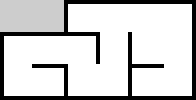
#> input picture path_planning/maps/project_map_4x.pgm, 196 x 100 px
$ python grid.py
#> lines starting #> are read from the running program, lines starting #| are printed output that depends on the picture; after the words box and inside, x2 and y2 are one past the last pixel; in counts of white or black regions, pixels touching at a corner belong together
import numpy as np
import cv2
import sys

def c_space_map(map: np.array, robot_radius = 10) -> np.array:
    ROBOTRADIUS = robot_radius

    color_c_space = 205

    def limits(x, y, map_shape):
        return 0 < x < map_shape[0] and 0 < y < map_shape[1]

    new_map = map
    shape = map.shape
    for x in range(shape[0]):
        for y in range(shape[1]):
            if map[x][y] == 0:
                for x_radio in range(1, ROBOTRADIUS + 1):
                    if limits(x + x_radio, y, shape) and map[x + x_radio][y] != 0:
                        new_map[x + x_radio][y] = color_c_space
                for y_radio in range(1, ROBOTRADIUS + 1):
                    if limits(x, y + y_radio, shape) and map[x][ y + y_radio] != 0:
                        new_map[x][y + y_radio] = color_c_space
                for x_radio in range(1, ROBOTRADIUS + 1):
                    if limits(x - x_radio, y, shape) and map[x - x_radio][y] != 0:
                        new_map[x - x_radio][y] = color_c_space
                for y_radio in range(1, ROBOTRADIUS + 1):
                    if limits(x, y - y_radio, shape) and map[x][y - y_radio] != 0:
                        new_map[x][y - y_radio] = color_c_space

    return new_map

class State(object):

    def __init__(self, node_id, pixmap, cell_size=(7, 7)) -> None:
        self.node_id = node_id      # Current cell coordinate (x, y)
        # Map image. For example, in ROS format (-1: unknown, 0: free, 100: busy)
        self.pixmap = pixmap
        self.cell_size = cell_size  # Cell size in pixels ( without walls )
        # Action to get this state. Initial state must have a None value.
        self.prev_action = None
        self.parent = None          # Previous state

    # IMPLEMENT ME!
    def expand(self):
        successors = list()

        def limits(x: int, y: int) -> bool:
            shape = self.pixmap.shape
            return 0 < x < shape[0] - 7 and 0 < y < shape[1] - 7

        def create_state(node_id: tuple, pixmap: np.array, parent: State, action: str) -> State:
            state = State(node_id, pixmap)
            state.parent = parent
            state.prev_action = action
            return state

        def detect_wall(origin: tuple, destin: tuple) -> bool:
            if limits(destin[0]+1, destin[1]+1):
                if destin[0] <= origin[0]:
                    aux_map = self.pixmap[destin[0]:origin[0]+1, origin[1]:destin[1]+1]
                elif origin[0] <= destin[0]:
                    aux_map = self.pixmap[origin[0]:destin[0]+1, origin[1]:destin[1]+1]
                if destin[1] < origin[1]:
                    aux_map = self.pixmap[destin[0]:origin[0]+1, destin[1]:origin[1]+1]
                elif origin[1] <= destin[1]:
                    aux_map = self.pixmap[origin[0]:destin[0]+1, origin[1]:destin[1]+1]
                if 205 in aux_map or 0 in aux_map:
                    return True
                else:
                    return False
            return True

        x_state = self.node_id[0]
        y_state = self.node_id[1]

        west = self.node_id
        east = self.node_id
        north = self.node_id
        south = self.node_id

        if limits(x_state - self.cell_size[0], y_state):
            west = (x_state - self.cell_size[0], y_state)
        if limits(x_state + self.cell_size[0], y_state):
            east = (x_state + self.cell_size[0], y_state)
        if limits(x_state, y_state + self.cell_size[1]):
            south = (x_state, y_state + self.cell_size[1])
        if limits(x_state, y_state - self.cell_size[1]):
            north = (x_state, y_state - self.cell_size[1])

        if not detect_wall(self.node_id, north):
            successors.append(create_state(north, self.pixmap, self, "go_north"))

        if not detect_wall(self.node_id, south):
            successors.append(create_state(south, self.pixmap, self, "go_south"))

        if not detect_wall(self.node_id, west):
            successors.append(create_state(west, self.pixmap, self, "go_west"))

        if not detect_wall(self.node_id, east):
            successors.append(create_state(east, self.pixmap, self, "go_east"))

        return successors

    def __eq__(self, other):
        if isinstance(other, State):
            return self.node_id == other.node_id
        else:
            return False

    def __hash__(self):
        return hash(self.node_id)

    def __str__(self):
        return str(self.node_id)

#
# BFS Algorithm
#

def bf_search(s0, sg):
    open_queue = list()
    closed_queue = list()
    open_queue.append(s0)
    while len(open_queue) > 0:
        s = open_queue.pop(0)
        closed_queue.append(s)
        dist = (abs(s.node_id[0] - sg.node_id[0]) + abs(s.node_id[1] - sg.node_id[1]))
        if s == sg or dist < 5:
            break
        successors = s.expand()
        successors = list(set(successors) -
                          set(open_queue) - set(closed_queue))
        open_queue += successors
        sys.stdout.write("Download progress: %d%%   \r" % (len(closed_queue)/2800) )
        sys.stdout.flush()
    return s

#
# Build sequence from goal state
#

def get_sequence(sg):
    aseq = list()
    s = sg
    while None != s.parent:  # Is this state the initial state
        aseq.append((s.parent.node_id, s.prev_action, s.node_id))
        s = s.parent
    return aseq[::-1]  # Invert sequence order from sg->...->s0 to s0->...->sg


def img2map(pixvalue, occupied_thresh, free_thresh):
    p = (255 - pixvalue) / 255.0
    if p > occupied_thresh:
        return 100
    elif p < free_thresh:
        return 0
    else:
        return -1

if __name__ == '__main__':
    # These three lines can be replaced by the map received from map_server node.
    map_img = cv2.imread('../maps/project_map_4x.pgm', cv2.IMREAD_GRAYSCALE)
#> map_img is the input picture: shape (100, 196); min 0, max 255, mean 208.4
    vect_img2map = np.vectorize(img2map)
    ros_map = vect_img2map(map_img, 0.65, 0.196)
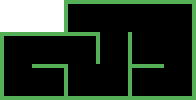
#> ros_map: shape (100, 196) int64; 3 distinct labels, from -1 to 100; one colour per label, 0 black, -1 white

    CSpaceMap = np.ndarray.transpose( c_space_map(map_img) )
#> after the loop in c_space_map, `for x in range(shape[0]):`:
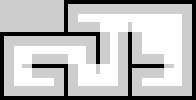
#> new_map: shape (100, 196); min 0, max 255, mean 186.4
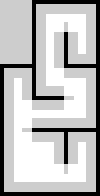
#> CSpaceMap: shape (196, 100); min 0, max 255, mean 186.4

    cell_s = (20, 80)  # Initial cell
    cell_g = (111, 24)  # Goal cell

    s0 = State(cell_s, CSpaceMap)  # Initial state in graph
    sg = State(cell_g, CSpaceMap)  # Goal state in graph
    print('Going from %s to %s\n' % (s0, sg))
#| Going from (20, 80) to (111, 24)

    cv2.circle(map_img, cell_s, 5, 100, thickness=-1)
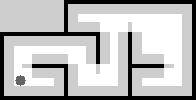
#> map_img: shape (100, 196); 0.41% of pixels changed, all inside (x1, y1, x2, y2) = (15, 75, 26, 86)
    cv2.circle(map_img, cell_g, 5, 100, thickness=-1)
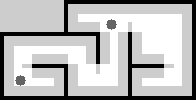
#> map_img: shape (100, 196); 0.41% of pixels changed, all inside (x1, y1, x2, y2) = (106, 19, 117, 30)

    sg = bf_search(s0, sg)  # Breadth-First Search algorithm execution
#> the loop in bf_search, `while len(open_queue) > 0:` made 90 passes
#> dist on passes 2 to 13: 140, 140, 154, 133, 133, 147, 133, 161, 126, 154, 140, 126
#| Download progress: 0%
#| Download progress: 0%
#| Download progress: 0%
#| Download progress: 0%
#| Download progress: 0%
#| Download progress: 0%
#| Download progress: 0%
#| Download progress: 0%
#> (further printed lines are left out)
#> pass 1, in __init__ (call 3), `self.pixmap = pixmap`:
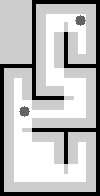
#> self.pixmap: shape (196, 100); 0.83% of pixels changed, all inside (x1, y1, x2, y2) = (19, 15, 86, 117)
    print('Plan found (cell_a, action, cell_b):')
    for cell_a, action, cell_b in get_sequence(sg):
        print('%s, %s, %s' % (cell_a, action, cell_b))
        cv2.circle(map_img, cell_b, 2, 0, thickness=-1)
#> this loop made 29 passes
#> (cell_a, action, cell_b) on passes 1 to 12: ((20, 80), 'go_north', (20, 73)), ((20, 73), 'go_north', (20, 66)), ((20, 66), 'go_north', (20, 59)), ((20, 59), 'go_north', (20, 52)), ((20, 52), 'go_east', (27, 52)), ((27, 52), 'go_east', (34, 52)), ((34, 52), 'go_east', (41, 52)), ((41, 52), 'go_east', (48, 52)), ((48, 52), 'go_east', (55, 52)), ((55, 52), 'go_east', (62, 52)), ((62, 52), 'go_east', (69, 52)), ((69, 52), 'go_south', (69, 59))
#| (20, 80), go_north, (20, 73)
#| (20, 73), go_north, (20, 66)
#| (20, 66), go_north, (20, 59)
#| (20, 59), go_north, (20, 52)
#| (20, 52), go_east, (27, 52)
#| (27, 52), go_east, (34, 52)
#| (34, 52), go_east, (41, 52)
#| (41, 52), go_east, (48, 52)
#> (further printed lines are left out)
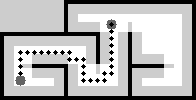
#> map_img: shape (100, 196); 1.92% of pixels changed, all inside (x1, y1, x2, y2) = (18, 22, 114, 83)

    cv2.imwrite("path.pgm", map_img)
